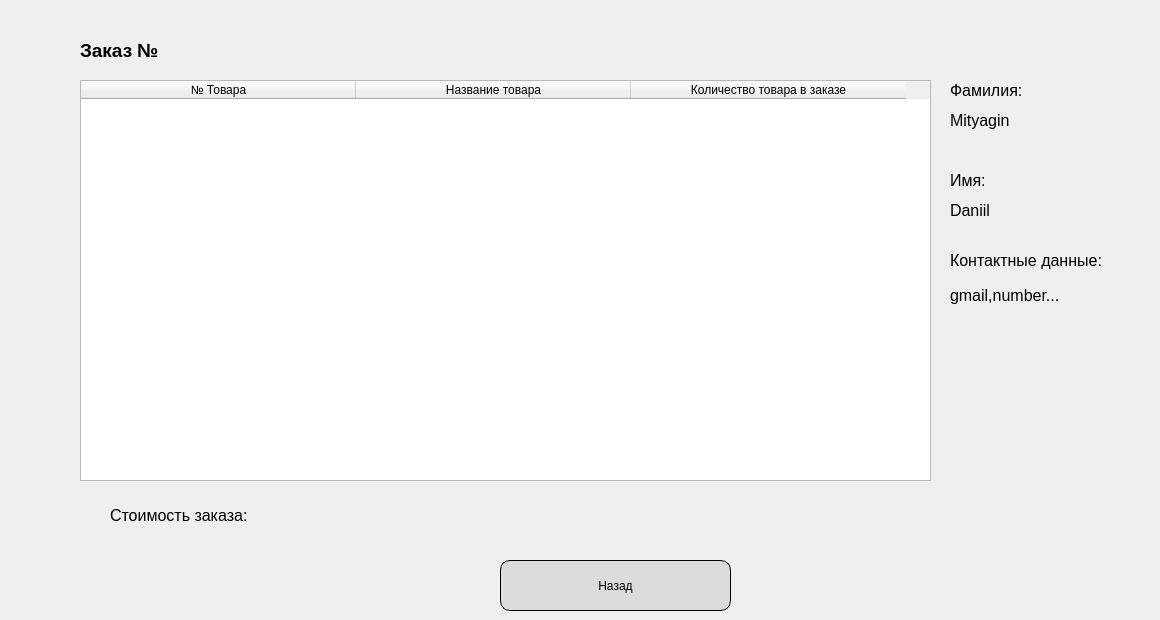
    <widget class="QWidget" name="OrderInfo">
     <widget class="QLabel" name="OrderNumber">
      <property name="geometry">
       <rect>
        <x>80</x>
        <y>40</y>
        <width>121</width>
        <height>21</height>
       </rect>
      </property>
      <property name="font">
       <font>
        <family>Segoe UI</family>
        <pointsize>14</pointsize>
        <weight>75</weight>
        <bold>true</bold>
       </font>
      </property>
      <property name="text">
       <string>Заказ №</string>
      </property>
     </widget>
     <widget class="QPushButton" name="pushButton_CancelOrderInfo">
      <property name="geometry">
       <rect>
        <x>500</x>
        <y>560</y>
        <width>231</width>
        <height>51</height>
       </rect>
      </property>
      <property name="styleSheet">
       <string notr="true">QPushButton { border-radius: 10px;border: 1px solid black; color: black; background: rgb(220,220,220);}
QPushButton:hover { background-color: rgba(143, 142, 142, 1); }</string>
      </property>
      <property name="text">
       <string>Назад</string>
      </property>
     </widget>
     <widget class="QTableWidget" name="tableOrderProductInfo">
      <property name="geometry">
       <rect>
        <x>80</x>
        <y>80</y>
        <width>851</width>
        <height>401</height>
       </rect>
      </property>
      <property name="styleSheet">
       <string notr="true"/>
      </property>
      <attribute name="horizontalHeaderDefaultSectionSize">
       <number>275</number>
      </attribute>
      <column>
       <property name="text">
        <string>№ Товара</string>
       </property>
       <property name="font">
        <font>
         <family>Segoe UI</family>
        </font>
       </property>
      </column>
      <column>
       <property name="text">
        <string>Название товара</string>
       </property>
       <property name="font">
        <font>
         <family>Segoe UI</family>
        </font>
       </property>
      </column>
      <column>
       <property name="text">
        <string>Количество товара в заказе</string>
       </property>
       <property name="font">
        <font>
         <family>Segoe UI</family>
        </font>
       </property>
      </column>
     </widget>
     <widget class="QLabel" name="label_OrderCost">
      <property name="geometry">
       <rect>
        <x>110</x>
        <y>500</y>
        <width>461</width>
        <height>31</height>
       </rect>
      </property>
      <property name="font">
       <font>
        <family>Segoe UI</family>
        <pointsize>12</pointsize>
       </font>
      </property>
      <property name="text">
       <string>Стоимость заказа:</string>
      </property>
     </widget>
     <widget class="QLabel" name="label_ClientSurnameOrderForm">
      <property name="geometry">
       <rect>
        <x>950</x>
        <y>80</y>
        <width>171</width>
        <height>21</height>
       </rect>
      </property>
      <property name="font">
       <font>
        <family>Segoe UI</family>
        <pointsize>12</pointsize>
       </font>
      </property>
      <property name="text">
       <string>Фамилия:</string>
      </property>
     </widget>
     <widget class="QLabel" name="label_ClientSurnameOrder">
      <property name="geometry">
       <rect>
        <x>950</x>
        <y>110</y>
        <width>171</width>
        <height>21</height>
       </rect>
      </property>
      <property name="font">
       <font>
        <family>Segoe UI</family>
        <pointsize>12</pointsize>
       </font>
      </property>
      <property name="text">
       <string>Mityagin</string>
      </property>
     </widget>
     <widget class="QLabel" name="label_ClientNameOrderForm">
      <property name="geometry">
       <rect>
        <x>950</x>
        <y>170</y>
        <width>171</width>
        <height>21</height>
       </rect>
      </property>
      <property name="font">
       <font>
        <family>Segoe UI</family>
        <pointsize>12</pointsize>
       </font>
      </property>
      <property name="text">
       <string>Имя:</string>
      </property>
     </widget>
     <widget class="QLabel" name="label_ClientNameOrder">
      <property name="geometry">
       <rect>
        <x>950</x>
        <y>200</y>
        <width>171</width>
        <height>21</height>
       </rect>
      </property>
      <property name="font">
       <font>
        <family>Segoe UI</family>
        <pointsize>12</pointsize>
       </font>
      </property>
      <property name="text">
       <string>Daniil</string>
      </property>
     </widget>
     <widget class="QLabel" name="label_ClientContactOrderForm">
      <property name="geometry">
       <rect>
        <x>950</x>
        <y>250</y>
        <width>201</width>
        <height>21</height>
       </rect>
      </property>
      <property name="font">
       <font>
        <family>Segoe UI</family>
        <pointsize>12</pointsize>
       </font>
      </property>
      <property name="text">
       <string>Контактные данные:</string>
      </property>
     </widget>
     <widget class="QLabel" name="label_ClientContactOrder">
      <property name="geometry">
       <rect>
        <x>950</x>
        <y>280</y>
        <width>171</width>
        <height>31</height>
       </rect>
      </property>
      <property name="font">
       <font>
        <family>Segoe UI</family>
        <pointsize>12</pointsize>
       </font>
      </property>
      <property name="text">
       <string>gmail,number...</string>
      </property>
     </widget>
    </widget>
